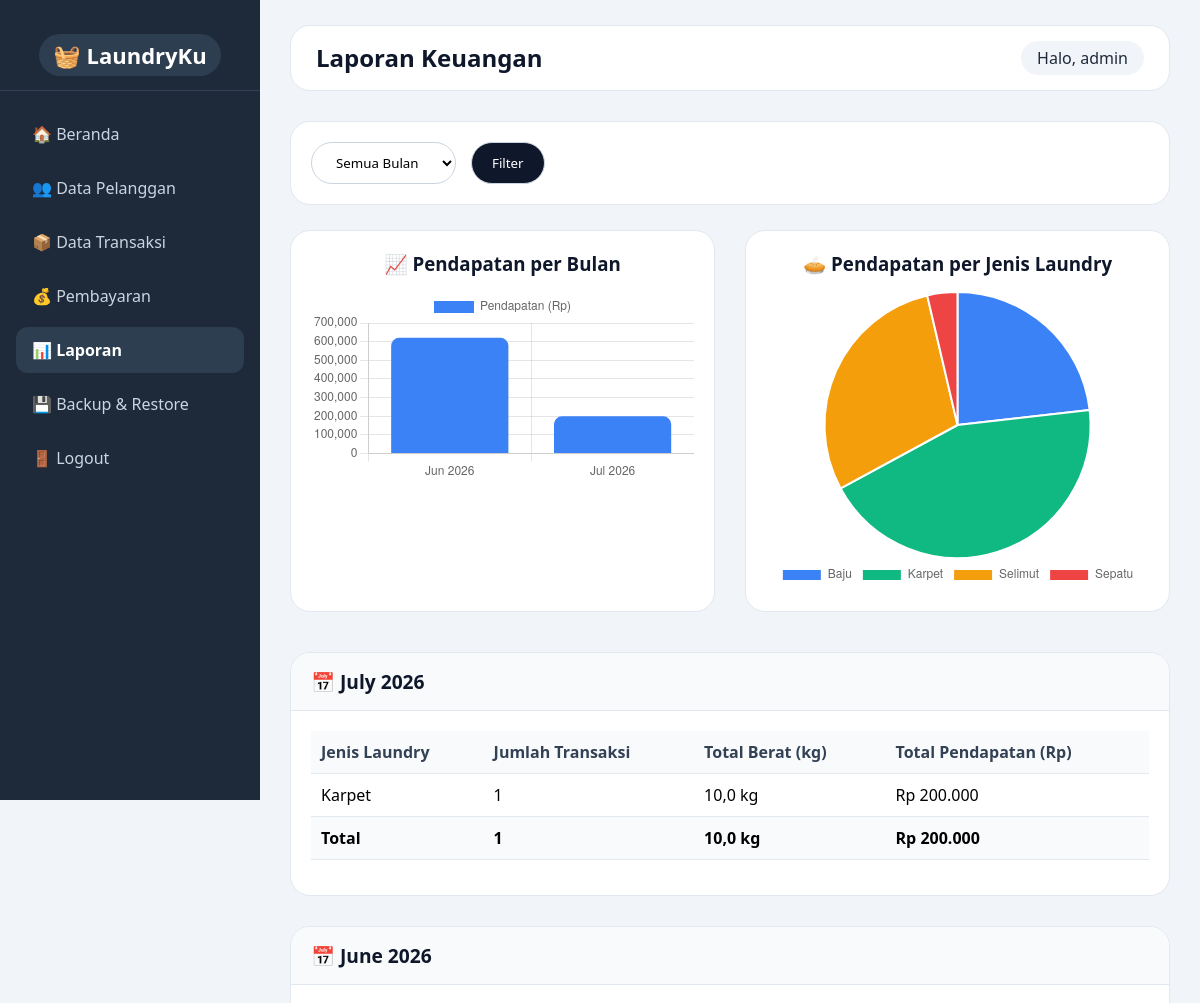
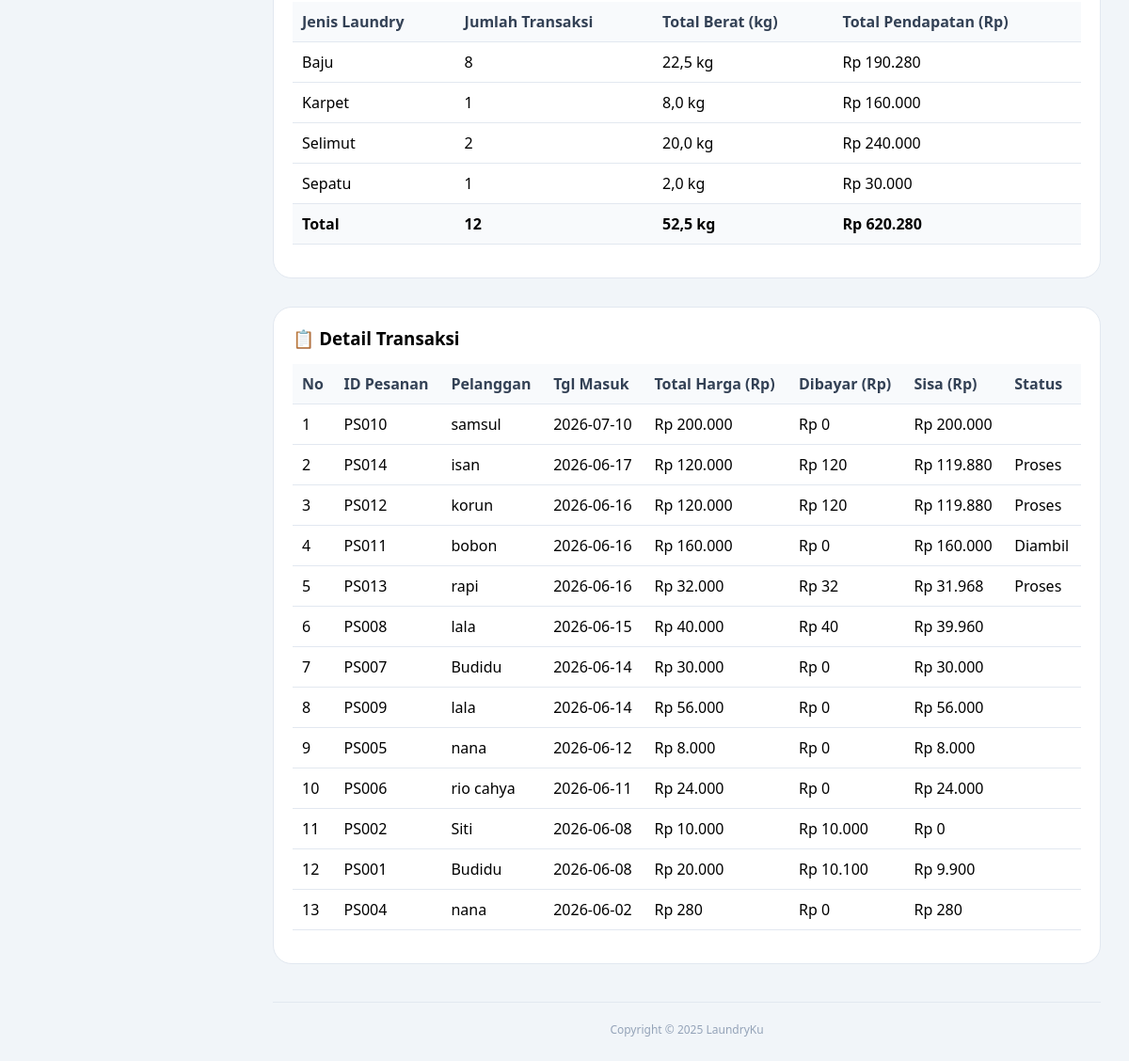
The page /public/laporan.php (signed in) on the database its author committed (2 pictures, top to bottom).
### tables this page shows
CREATE TABLE `transaksi` (
  `id_transaksi` int(11) NOT NULL AUTO_INCREMENT,
  `id_pelanggan` int(11) NOT NULL,
  `jenis` varchar(50) NOT NULL DEFAULT 'Baju',
  `tanggal_masuk` date NOT NULL,
  `tanggal_selesai` date DEFAULT NULL,
  `berat_kg` decimal(5,2) NOT NULL,
  `harga_perkg` decimal(10,2) NOT NULL,
  `total_harga` decimal(10,2) GENERATED ALWAYS AS (`berat_kg` * `harga_perkg`) STORED,
  `status` enum('proses','selesai','diambil') DEFAULT 'proses',
  PRIMARY KEY (`id_transaksi`),
  KEY `id_pelanggan` (`id_pelanggan`),
  CONSTRAINT `transaksi_ibfk_1` FOREIGN KEY (`id_pelanggan`) REFERENCES `pelanggan` (`id_pelanggan`)
);

CREATE TABLE `pelanggan` (
  `id_pelanggan` int(11) NOT NULL AUTO_INCREMENT,
  `nama_pelanggan` varchar(100) NOT NULL,
  `alamat` varchar(255) DEFAULT NULL,
  `no_hp` varchar(15) DEFAULT NULL,
  PRIMARY KEY (`id_pelanggan`)
);

### public/laporan.php (the view, shortened to what this page needs)
<?php
require_once '../config/database.php';
$selectedBulan = isset($_GET['bulan']) ? $_GET['bulan'] : null;
$filter = $selectedBulan ? "WHERE DATE_FORMAT(t.tanggal_masuk, '%Y-%m') = '$selectedBulan'" : "";
$sql = "SELECT DATE_FORMAT(t.tanggal_masuk, '%Y-%m') as bulan, t.jenis as jenis_nama,
        COUNT(t.id_transaksi) as jumlah_transaksi, SUM(t.total_harga) as total_pendapatan, SUM(t.berat_kg) as total_berat
        FROM transaksi t $filter GROUP BY bulan, t.jenis ORDER BY bulan DESC, t.jenis ASC";
$result = $conn->query($sql);
$dataPerBulan = [];
while ($row = $result->fetch_assoc()) {
    $bulan = $row['bulan'];
    if (!isset($dataPerBulan[$bulan])) {
        $dataPerBulan[$bulan] = ['total_transaksi' => 0, 'total_pendapatan' => 0, 'total_berat' => 0, 'jenis' => []];
    }
    $dataPerBulan[$bulan]['total_transaksi'] += $row['jumlah_transaksi'];
    $dataPerBulan[$bulan]['total_pendapatan'] += $row['total_pendapatan'];
    $dataPerBulan[$bulan]['total_berat'] += $row['total_berat'];
    $dataPerBulan[$bulan]['jenis'][] = [
        'nama' => $row['jenis_nama'],
        'jumlah' => $row['jumlah_transaksi'],
        'pendapatan' => $row['total_pendapatan'],
        'berat' => $row['total_berat']
    ];
}
$chartBulan = $conn->query("SELECT DATE_FORMAT(tanggal_masuk, '%Y-%m') as bulan, SUM(total_harga) as pendapatan FROM transaksi GROUP BY bulan ORDER BY bulan ASC");
$bulanLabels = [];
$bulanValues = [];
while ($row = $chartBulan->fetch_assoc()) {
    $bulanLabels[] = date('M Y', strtotime($row['bulan'] . '-01'));
    $bulanValues[] = $row['pendapatan'];
}
$jenisPie = $conn->query("SELECT jenis, SUM(total_harga) as total FROM transaksi GROUP BY jenis");
$jenisLabels = [];
$jenisValues = [];
while ($row = $jenisPie->fetch_assoc()) {
    $jenisLabels[] = $row['jenis'] ?: 'Tidak diketahui';
    $jenisValues[] = $row['total'];
}
$detailSql = "SELECT t.id_transaksi, p.nama_pelanggan, t.tanggal_masuk, t.total_harga, t.status,
                     COALESCE(SUM(py.jumlah_bayar),0) as total_dibayar,
                     (t.total_harga - COALESCE(SUM(py.jumlah_bayar),0)) as sisa
              FROM transaksi t
              JOIN pelanggan p ON t.id_pelanggan = p.id_pelanggan
              LEFT JOIN pembayaran py ON t.id_transaksi = py.id_transaksi
              GROUP BY t.id_transaksi
              ORDER BY t.tanggal_masuk DESC";
$detailResult = $conn->query($detailSql);
?>
<!DOCTYPE html>
<html lang="id">
<head>
</head>
<body>
    <div class="sidebar">
        <div class="logo"><span>🧺 LaundryKu</span></div>
        <ul>
            <li><a href="dashboard.php">🏠 Beranda</a></li>
            <li><a href="pelanggan.php">👥 Data Pelanggan</a></li>
            <li><a href="transaksi.php">📦 Data Transaksi</a></li>
            <li><a href="pembayaran.php">💰 Pembayaran</a></li>
            <li class="active"><a href="laporan.php">📊 Laporan</a></li>
            <li><a href="backup.php">💾 Backup & Restore</a></li>
            <li><a href="logout.php">🚪 Logout</a></li>
        </ul>
    </div>
    <div class="main-content">
        <div class="top-bar">
            <h2>Laporan Keuangan</h2>
            <div class="user-info">Halo, <?= htmlspecialchars($_SESSION['username']) ?></div>
        </div>
        <div class="filter-box">
            <form method="get" style="display:flex; gap:15px; flex-wrap:wrap;">
                <select name="bulan">
                    <option value="">Semua Bulan</option>
                </select>
                <button type="submit">Filter</button>
            </form>
        </div>
        <div class="chart-container">
            <div class="chart-box">
                <h3>📈 Pendapatan per Bulan</h3><canvas id="revenueChart"></canvas>
            </div>
            <div class="chart-box">
                <h3>🥧 Pendapatan per Jenis Laundry</h3><canvas id="jenisPieChart"></canvas>
            </div>
        </div>
        <?php if (empty($dataPerBulan)): ?>
            <p>Belum ada data transaksi.</p>
            <?php else: foreach ($dataPerBulan as $bulan => $data): ?>
                <div class="card-bulan">
                    <div class="card-header">📅 <?= date('F Y', strtotime($bulan . '-01')) ?></div>
                    <div class="card-body">
                        <table>
                            <thead>
                                <tr>
                                    <th>Jenis Laundry</th>
                                    <th>Jumlah Transaksi</th>
                                    <th>Total Berat (kg)</th>
                                    <th>Total Pendapatan (Rp)</th>
                                </tr>
                            </thead>
                            <tbody>
                                <?php foreach ($data['jenis'] as $jenis): ?>
                                    <tr>
                                        <td><?= htmlspecialchars($jenis['nama'] ?: 'Tidak diketahui') ?></td>
                                        <td><?= $jenis['jumlah'] ?></td>
                                        <td><?= number_format($jenis['berat'], 1, ',', '.') ?> kg</td>
                                        <td>Rp <?= number_format($jenis['pendapatan'], 0, ',', '.') ?></td>
                                    </tr>
                                <?php endforeach; ?>
                            </tbody>
                            <tfoot class="total-row">
                                <tr>
                                    <td><strong>Total</strong></td>
                                    <td><strong><?= $data['total_transaksi'] ?></strong></td>
                                    <td><strong><?= number_format($data['total_berat'], 1, ',', '.') ?> kg</strong></td>
                                    <td><strong>Rp <?= number_format($data['total_pendapatan'], 0, ',', '.') ?></strong></td>
                                </tr>
                            </tfoot>
                        </table>
                    </div>
                </div>
        <?php endforeach;
        endif; ?>
        <div class="detail-table-wrapper">
            <h3 style="margin-bottom:15px;">📋 Detail Transaksi</h3>
            <?php if ($detailResult && $detailResult->num_rows > 0): ?>
                <table>
                    <thead>
                        <tr>
                            <th>No</th>
                            <th>ID Pesanan</th>
                            <th>Pelanggan</th>
                            <th>Tgl Masuk</th>
                            <th>Total Harga (Rp)</th>
                            <th>Dibayar (Rp)</th>
                            <th>Sisa (Rp)</th>
                            <th>Status</th>
                        </tr>
                    </thead>
                    <tbody>
                        <?php $no = 1;
                        while ($row = $detailResult->fetch_assoc()): $id_pesanan = "PS" . str_pad($row['id_transaksi'], 3, '0', STR_PAD_LEFT); ?>
                            <tr>
                                <td><?= $no++; ?></td>
                                <td><?= $id_pesanan ?></td>
                                <td><?= htmlspecialchars($row['nama_pelanggan']) ?></td>
                                <td><?= $row['tanggal_masuk'] ?></td>
                                <td>Rp <?= number_format($row['total_harga'], 0, ',', '.') ?></td>
                                <td>Rp <?= number_format($row['total_dibayar'], 0, ',', '.') ?></td>
                                <td>Rp <?= number_format($row['sisa'], 0, ',', '.') ?></td>
                                <td><?= ucfirst($row['status']) ?></td>
                            </tr>
                        <?php endwhile; ?>
                    </tbody>
                </table>
            <?php else: ?>
                <p>Belum ada transaksi.</p>
            <?php endif; ?>
        </div>
        <div class="footer">Copyright &copy; 2025 LaundryKu</div>
    </div>
    <script>
        new Chart(document.getElementById('revenueChart'), {
            type: 'bar',
            data: {
                labels: <?= json_encode($bulanLabels) ?>,
                datasets: [{
                    label: 'Pendapatan (Rp)',
                    data: <?= json_encode($bulanValues) ?>,
                    backgroundColor: '#3b82f6',
                    borderRadius: 8
                }]
            },
            options: {
                responsive: true,
                maintainAspectRatio: true,
                plugins: {
                    tooltip: {
                        callbacks: {
                            label: function(ctx) {
                                return 'Rp ' + ctx.raw.toLocaleString('id-ID');
                            }
                        }
                    }
                }
            }
        });
        new Chart(document.getElementById('jenisPieChart'), {
            type: 'pie',
            data: {
                labels: <?= json_encode($jenisLabels) ?>,
                datasets: [{
                    data: <?= json_encode($jenisValues) ?>,
                    backgroundColor: ['#3b82f6', '#10b981', '#f59e0b', '#ef4444', '#8b5cf6', '#ec489a']
                }]
            },
            options: {
                responsive: true,
                maintainAspectRatio: true,
                plugins: {
                    legend: {
                        position: 'bottom'
                    },
                    tooltip: {
                        callbacks: {
                            label: function(ctx) {
                                return ctx.label + ': Rp ' + ctx.raw.toLocaleString('id-ID');
                            }
                        }
                    }
                }
            }
        });
    </script>
</body>
</html>

### public/laporan.php (style rules this page uses)
* { margin: 0; padding: 0; box-sizing: border-box; font-family: 'Segoe UI', Tahoma, Geneva, Verdana, sans-serif; }
body { background: #f1f5f9; display: flex; }
.sidebar { width: 260px; background: #1e2a3a; color: #e2e8f0; height: 100vh; position: fixed; padding: 20px 0; }
.sidebar .logo { text-align: center; padding: 20px; font-size: 22px; font-weight: 600; border-bottom: 1px solid #334155; margin-bottom: 20px; }
.sidebar .logo span { background: #2d3e50; padding: 6px 14px; border-radius: 30px; color: white; }
.sidebar ul { list-style: none; padding: 0 16px; }
.sidebar ul li { margin: 8px 0; border-radius: 12px; }
.sidebar ul li a { display: block; padding: 12px 16px; color: #cbd5e1; text-decoration: none; border-radius: 12px; transition: 0.2s; font-weight: 500; }
.sidebar ul li.active { background: #2d3e50; }
.sidebar ul li.active a { color: white; font-weight: 600; }
.main-content { margin-left: 260px; padding: 25px 30px; width: calc(100% - 260px); }
.top-bar { background: white; padding: 15px 25px; border-radius: 20px; display: flex; justify-content: space-between; margin-bottom: 30px; border: 1px solid #e2e8f0; }
.top-bar h2 { color: #0f172a; }
.user-info { background: #f1f5f9; padding: 6px 16px; border-radius: 40px; color: #1e293b; }
.filter-box { background: white; padding: 20px; border-radius: 20px; margin-bottom: 25px; border: 1px solid #e2e8f0; display: flex; gap: 15px; align-items: end; flex-wrap: wrap; }
.filter-box select, .filter-box button { padding: 10px 20px; border-radius: 40px; border: 1px solid #cbd5e1; background: white; }
.filter-box button { background: #0f172a; color: white; cursor: pointer; }
.chart-container { display: flex; flex-wrap: wrap; gap: 30px; margin-bottom: 40px; justify-content: center; }
.chart-box { background: white; border-radius: 20px; padding: 20px; flex: 1; min-width: 280px; border: 1px solid #e2e8f0; text-align: center; }
.chart-box h3 { margin-bottom: 15px; color: #0f172a; }
canvas { max-height: 300px; margin: auto; width: 100% !important; }
.card-bulan { background: white; border-radius: 20px; margin-bottom: 30px; border: 1px solid #e2e8f0; overflow: hidden; }
.card-header { background: #f8fafc; padding: 15px 20px; font-weight: bold; font-size: 1.2rem; color: #0f172a; border-bottom: 1px solid #e2e8f0; }
.card-body { padding: 20px; }
table { width: 100%; border-collapse: collapse; margin-bottom: 15px; }
th, td { padding: 10px; text-align: left; border-bottom: 1px solid #e2e8f0; }
th { background: #f8fafc; color: #334155; font-weight: 600; }
.total-row { font-weight: bold; background: #f8fafc; }
.detail-table-wrapper { background: white; border-radius: 20px; padding: 20px; margin-top: 30px; border: 1px solid #e2e8f0; overflow-x: auto; }
.footer { text-align: center; margin-top: 40px; font-size: 12px; color: #94a3b8; border-top: 1px solid #e2e8f0; padding-top: 20px; }

### rows shown on the page
transaksi: id_transaksi "PS010", id_pelanggan.nama_pelanggan "samsul", tanggal_masuk "2026-07-10", total_harga "200.000", total_dibayar "0", sisa "200.000"
transaksi: id_transaksi "PS014", id_pelanggan.nama_pelanggan "isan", tanggal_masuk "2026-06-17", total_harga "120.000", total_dibayar "120", sisa "119.880", status "Proses"
transaksi: id_transaksi "PS012", id_pelanggan.nama_pelanggan "korun", tanggal_masuk "2026-06-16", total_harga "120.000", total_dibayar "120", sisa "119.880", status "Proses"
transaksi: id_transaksi "PS011", id_pelanggan.nama_pelanggan "bobon", tanggal_masuk "2026-06-16", total_harga "160.000", total_dibayar "0", sisa "160.000", status "Diambil"
transaksi: id_transaksi "PS013", id_pelanggan.nama_pelanggan "rapi", tanggal_masuk "2026-06-16", total_harga "32.000", total_dibayar "32", sisa "31.968", status "Proses"
transaksi: id_transaksi "PS008", id_pelanggan.nama_pelanggan "lala", tanggal_masuk "2026-06-15", total_harga "40.000", total_dibayar "40", sisa "39.960"
transaksi: id_transaksi "PS007", id_pelanggan.nama_pelanggan "Budidu", tanggal_masuk "2026-06-14", total_harga "30.000", total_dibayar "0", sisa "30.000"
transaksi: id_transaksi "PS009", id_pelanggan.nama_pelanggan "lala", tanggal_masuk "2026-06-14", total_harga "56.000", total_dibayar "0", sisa "56.000"
transaksi: id_transaksi "PS005", id_pelanggan.nama_pelanggan "nana", tanggal_masuk "2026-06-12", total_harga "8.000", total_dibayar "0", sisa "8.000"
transaksi: id_transaksi "PS006", id_pelanggan.nama_pelanggan "rio cahya", tanggal_masuk "2026-06-11", total_harga "24.000", total_dibayar "0", sisa "24.000"
transaksi: id_transaksi "PS002", id_pelanggan.nama_pelanggan "Siti", tanggal_masuk "2026-06-08", total_harga "10.000", total_dibayar "10.000", sisa "0"
transaksi: id_transaksi "PS001", id_pelanggan.nama_pelanggan "Budidu", tanggal_masuk "2026-06-08", total_harga "20.000", total_dibayar "10.100", sisa "9.900"
transaksi: id_transaksi "PS004", id_pelanggan.nama_pelanggan "nana", tanggal_masuk "2026-06-02", total_harga "280", total_dibayar "0", sisa "280"

### other values the page prints
$_SESSION['username'] "admin"
date('F Y', strtotime($bulan . '-01')) "July 2026"
$jenis['nama'] ?: 'Tidak diketahui' "Karpet"
$jenis['jumlah'] "1"
$jenis['berat'] "10,0"
$jenis['pendapatan'] "200.000"
$data['total_transaksi'] "1"
$data['total_berat'] "10,0"
$data['total_pendapatan'] "200.000"
date('F Y', strtotime($bulan . '-01')) "June 2026"
$jenis['nama'] ?: 'Tidak diketahui' "Baju"
$jenis['jumlah'] "8"
$jenis['berat'] "22,5"
$jenis['pendapatan'] "190.280"
$jenis['berat'] "8,0"
